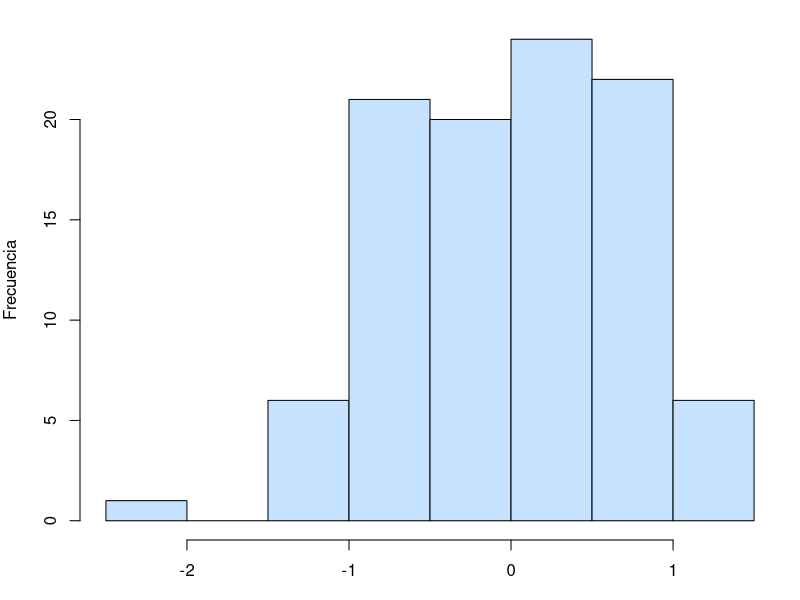
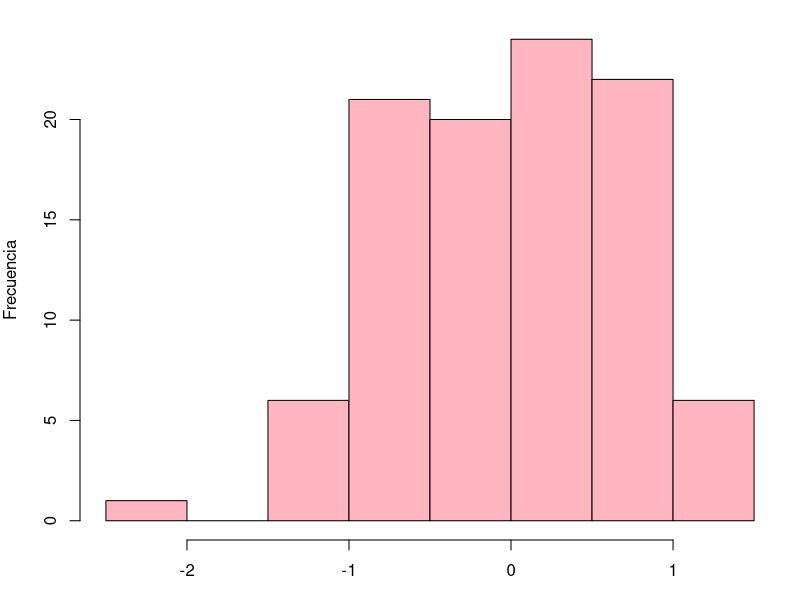
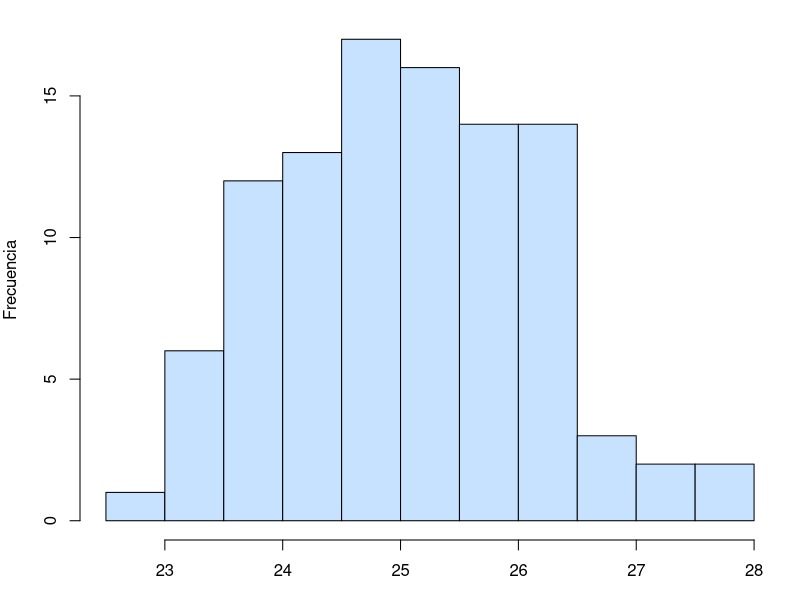
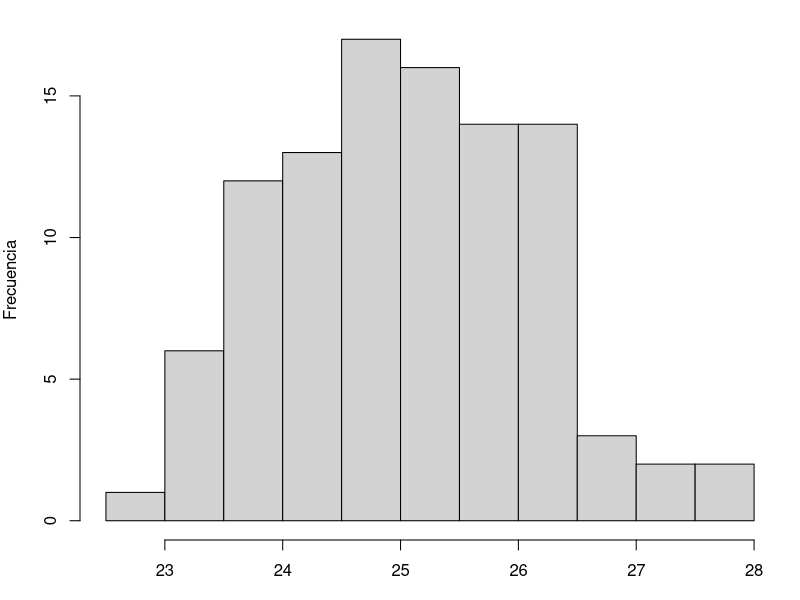

These charts were generated, in order, by the following R code:

# apoyo numerico para demostrar la primera propiedad 
a = 3
b = 1
c = 5
d = 2

cov_abcd = numeric()
cov_ac = numeric()
for(r in 1:100) {
  X = rnorm(1000, 0, 5)
  Y = runif(1000)
  cov_abcd = c(cov_abcd, cov(a*X+b, c*Y+d))
  cov_ac = c(cov_ac, a*c*cov(X, Y))
}
png("cov_abcd.png", width=2000, height=1600, res=300)
par(mar=c(3,4,1,1))
hist(cov_abcd, main = "", ylab = "Frecuencia", xlab = " ", col = "slategray1")
dev.off()
png("cov_ac.png", width=2000, height=1600, res=300)
par(mar=c(3,4,1,1))
hist(cov_ac, main = "", ylab = "Frecuencia", xlab = " ", col = "lightpink")
dev.off()


# apoyo numerico para demostrar la segunda propiedad 
var_suma = numeric()
resultado = numeric()
for(r in 1:100) {
  X = rnorm(1000, 0, 5)
  Y = runif(1000)
  var_suma = c(var_suma, var(X+Y))
  resultado = c(resultado, var(X) + var(Y) + 2*cov(X,Y))  
}
png("var_suma.png", width=2000, height=1600, res=300)
par(mar=c(3,4,1,1))
hist(var_suma, main = "", ylab = "Frecuencia", xlab = " ", col = "slategray1")
dev.off()
png("var_resultado.png", width=2000, height=1600, res=300)
par(mar=c(3,4,1,1))
hist(resultado, main = "", ylab = "Frecuencia", xlab = " ")
dev.off()


# prueba chi cuadrada
muy_efectivo = c(16.3, 8.7)
efectov = c(49.7, 45.1)
prueba = as.table(cbind(muy_efectivo, efectov))
colnames(prueba) <- c("muy efectivo","algo efectivo")
rownames(prueba) <- c("Policia federal","policia estatal")
chisq.test(prueba, correct = F)


# convolucion
r_separado = numeric()
r_conv = numeric()
for (r in 1:100) {
  x1 = rnorm(1000, 0, 3)
  x2 = rnorm(1000, 1, 5)
  x_conv = rnorm(1000, 1, sqrt(9+25))
  r_conv = c(r_conv, convolve(x1, x2))
}
